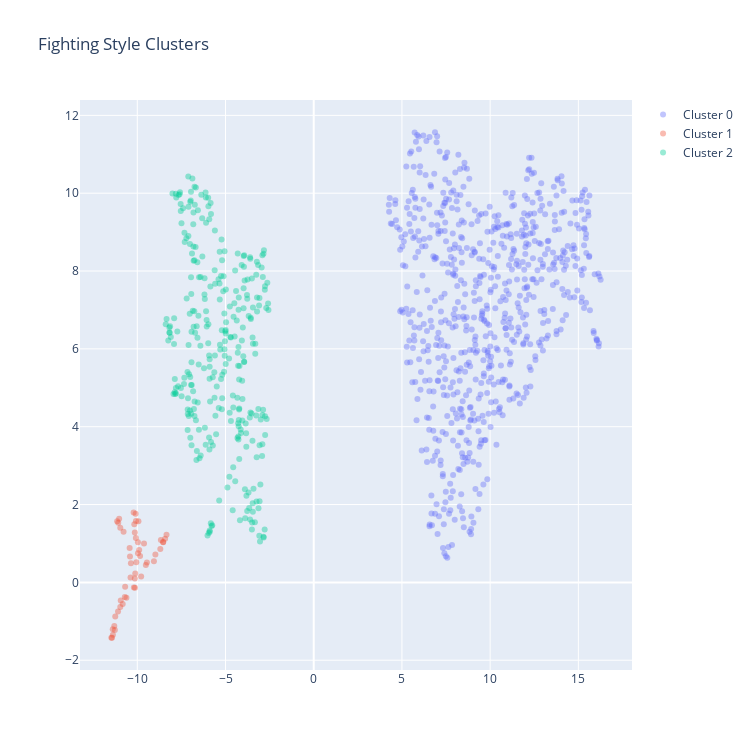

The notebook cell this image was saved under:
### Code cell
ca = ClusterAnalysis(fighter_df.loc[fighter_df['weight_class'] == 'Lightweight'], n_neighbors=5, min_cluster_size=10, min_dist=0.5, metric='euclidean', cluster_dims=style_dims)
ca.run()

### Figure 1 — Plotly figure (JSON) as saved in the notebook; plotly's stock layout.template omitted (floating-point values rounded to 4 significant figures; data arrays with more than 128 entries replaced by an {"elided": "..."} marker saying what was removed)
{"data": [{"hovertext": {"elided": "682 str values"}, "marker": {"opacity": 0.4, "size": 6}, "mode": "markers", "name": "Cluster 0", "text": {"elided": "682 str values"}, "textfont": {"color": "black", "size": 10}, "textposition": "top center", "type": "scatter", "x": {"elided": "682 float values"}, "y": {"elided": "682 float values"}}, {"hovertext": ["Dan Hooker", "Grant Dawson", "Terrance McKinney", "Niklas Stolze", "Terrance McKinney", "TJ Brown", "Grant Dawson", "Dan Hooker", "Dan Hooker", "Ottman Azaitar", "Charles Rosa", "Dan Hooker", "Dan Hooker", "Dan Hooker", "Tae Hyun Bang", "Daron Cruickshank", "Tae Hyun Bang", "Daron Cruickshank", "James Moontasri", "Rafael Fiziev", "Evan Elder", "Terrance McKinney", "Ottman Azaitar", "Cameron VanCamp", "Charlie Ontiveros", "Kyle Nelson", "Rafael Fiziev", "Grant Dawson", "Brandon Jenkins", "Terrance McKinney", "Charles Rosa", "Rafael Fiziev", "Dan Hooker", "Charlie Ontiveros", "Rafael Fiziev", "Alexander Munoz", "Grant Dawson", "Aalon Cruz", "Rafael Fiziev", "Rafael Fiziev", "Dan Hooker", "Dan Hooker", "Rafael Fiziev", "Dan Hooker", "Marcos Mariano", "Dan Hooker", "Dan Hooker", "Dan Hooker", "Tae Hyun Bang", "Daron Cruickshank", "James Moontasri"], "marker": {"opacity": 0.4, "size": 6}, "mode": "markers", "name": "Cluster 1", "text": ["Dan Hooker", "Grant Dawson", "Terrance McKinney", "Niklas Stolze", "Terrance McKinney", "TJ Brown", "Grant Dawson", "Dan Hooker", "Dan Hooker", "Ottman Azaitar", "Charles Rosa", "Dan Hooker", "Dan Hooker", "Dan Hooker", "Tae Hyun Bang", "Daron Cruickshank", "Tae Hyun Bang", "Daron Cruickshank", "James Moontasri", "Rafael Fiziev", "Evan Elder", "Terrance McKinney", "Ottman Azaitar", "Cameron VanCamp", "Charlie Ontiveros", "Kyle Nelson", "Rafael Fiziev", "Grant Dawson", "Brandon Jenkins", "Terrance McKinney", "Charles Rosa", "Rafael Fiziev", "Dan Hooker", "Charlie Ontiveros", "Rafael Fiziev", "Alexander Munoz", "Grant Dawson", "Aalon Cruz", "Rafael Fiziev", "Rafael Fiziev", "Dan Hooker", "Dan Hooker", "Rafael Fiziev", "Dan Hooker", "Marcos Mariano", "Dan Hooker", "Dan Hooker", "Dan Hooker", "Tae Hyun Bang", "Daron Cruickshank", "James Moontasri"], "textfont": {"color": "black", "size": 10}, "textposition": "top center", "type": "scatter", "x": [-10.43, -8.533, -8.695, -11.09, -9.058, -9.781, -8.535, -10.08, -9.964, -9.454, -11.39, -10.08, -10.17, -10.69, -10.62, -10.13, -10.71, -10.12, -10.83, -10.06, -11.27, -8.975, -9.516, -11.03, -11.47, -10.36, -10.78, -8.422, -11.3, -8.343, -11.25, -11.08, -9.62, -11.38, -9.892, -10.41, -8.662, -10.38, -9.962, -9.842, -9.936, -10.09, -10.14, -11.14, -11.43, -10.96, -10.21, -10.14, -10.97, -10.19, -10.94], "y": [0.8848, 1.029, 0.8562, -0.7497, 0.5448, 0.1487, 1.038, 1.139, 1.028, 0.5088, -1.203, 1.579, 1.491, -0.1104, -0.3947, -0.1354, -0.3747, 0.2266, -0.5543, 0.5198, -1.227, 0.7132, 0.4477, 1.636, -1.423, 0.4904, 1.298, 1.121, -1.119, 1.222, -0.8799, 1.534, 1.002, -1.343, 0.8322, 0.666, 1.087, 0.1245, 0.751, 0.676, 1.57, 1.765, 0.09842, 1.569, -1.42, 1.401, 1.797, 1.281, -0.634, -0.1345, -0.4629]}, {"hovertext": {"elided": "305 str values"}, "marker": {"opacity": 0.4, "size": 6}, "mode": "markers", "name": "Cluster 2", "text": {"elided": "305 str values"}, "textfont": {"color": "black", "size": 10}, "textposition": "top center", "type": "scatter", "x": {"elided": "305 float values"}, "y": {"elided": "305 float values"}}], "layout": {"height": 750, "showlegend": true, "title": {"text": "Fighting Style Clusters"}, "width": 750, "xaxis": {"autorange": true, "range": [-13.25, 18.04], "type": "linear"}, "yaxis": {"autorange": true, "range": [-2.252, 12.39], "type": "linear"}}}
